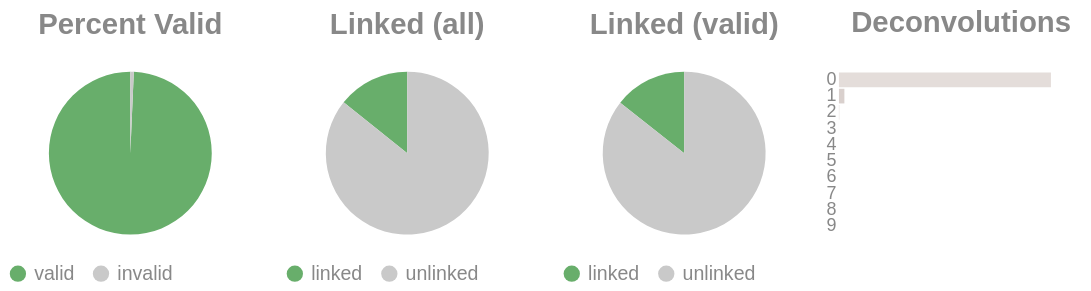

Notebook code for this chart:
### Code cell
if SKIPLR:
    pass
else:
    clash = Counter()
    for i in valids['molecule'].to_list():
        _mol = i.split("-")
        if len(_mol) == 1:
            clash.update('0')
        else:
            clash.update(_mol[-1])

    _d = {"deconvolutions": [], 'count': []}
    for k,v in clash.items():
        _d['deconvolutions'].append(k)
        _d['count'].append(v)

    tot_valid = valids['reads'].sum()
    mask = valids['reads'] >= 2
    n_linked_reads = valids.filter(mask)['reads'].sum()
    if n_linked_reads == 0:
        print_html("No linked molecules (>=2 reads) were detected; skipping linked-only distributions.")
        SKIPLR = True
    else:
        perc_valid = round(tot_valid / n_reads, 4)
        linked_perc_abs = round(n_linked_reads / n_reads, 4)
        linked_perc = round(n_linked_reads / tot_valid, 4)

    _valid = pl.DataFrame({"valids": ['valid', 'invalid'], "count": [tot_valid, n_reads - tot_valid]})
    _linked_abs = pl.DataFrame({"linked (absolute)": ['linked', 'unlinked'], "count": [n_linked_reads, n_reads - n_linked_reads]})
    _linked_rel = pl.DataFrame({"linked (valids)": ['linked', 'unlinked'], "count": [n_linked_reads, tot_valid - n_linked_reads]})

    (
        alt.hconcat(
            piechart(_valid, goodval = 'valid', title = "Percent Valid"),
            piechart(_linked_abs, goodval = "linked", title =  "Linked (all)"),
            piechart(_linked_rel, goodval = "linked", title =  "Linked (valid)"),
            convolutionbar(pl.DataFrame(_d), title = "Deconvolutions"),
            center = True,
            bounds = 'flush'
        )
        .resolve_scale(color='independent')
        .resolve_legend('independent')
        .properties(usermeta={'embedOptions': {"actions": False}})
    ).display()

### Figure 1 — Vega-Lite specification as saved in the notebook (floating-point values rounded to 4 significant figures)
{"width": "container", "height": 400, "config": {"title": {"anchor": "start", "dy": -15, "fontSize": 18, "color": "#888888", "subtitleColor": "#888888", "subtitleFontSize": 14}, "arc": {"fill": "#0072B2"}, "axis": {"domainColor": "#888888", "domainWidth": 0.5, "gridWidth": 0.2, "grid": false, "titleFontWeight": 400, "titleFontSize": 15, "labelFontSize": 11, "labelColor": "#888888", "tickColor": "#888888", "tickWidth": 0.2, "titleColor": "#888888"}, "axisBand": {"grid": false}, "axisX": {"grid": true, "tickSize": 10, "domainCap": "round"}, "axisY": {"domain": false, "grid": true, "tickSize": 0, "domainCap": "round"}, "background": "transparent", "header": {"labelFontSize": 15, "labelColor": "#888888", "titleFontSize": 15, "titleFontWeight": 600, "titleColor": "#888888"}, "legend": {"labelFont": "sans-serif", "labelFontSize": 12, "labelColor": "#888888", "symbolSize": 100, "symbolType": "circle", "titleFontSize": 12, "titlePadding": 10, "titleColor": "#888888", "title": null}, "range": {"category": ["#E69F00", "#56B4E9", "#009E73", "#F0E442", "#0072B2", "#D55E00", "#CC79A7", "#000000"], "diverging": ["#cfe8f3", "#a2d4ec", "#73bfe2", "#46abdb", "#1696d2", "#12719e"]}, "area": {"fill": "#0072B2", "fillOpacity": 0.7, "line": true, "strokeOpacity": 0.7}, "line": {"color": "#0072B2", "stroke": "#0072B2", "strokeWidth": 2}, "trail": {"color": "#0072B2", "stroke": "#0072B2", "strokeWidth": 0, "size": 1}, "point": {"filled": true, "fillOpacity": 1.0, "size": 95}, "text": {"color": "#888888", "fontSize": 11, "align": "right", "fontWeight": 400, "size": 11}, "bar": {"fill": "#0072B2", "stroke": null}, "view": {"stroke": null, "continuousWidth": 660, "continuousHeight": 400}}, "hconcat": [{"data": {"name": "data-a9ec7c11ed86632030e7e830991115eb"}, "mark": {"type": "arc"}, "encoding": {"color": {"field": "valids", "legend": {"orient": "bottom", "title": null}, "scale": {"domain": ["valid", "invalid"], "range": ["#68ae6b", "#C9C9C9"]}, "title": "Valids", "type": "nominal"}, "theta": {"field": "count", "type": "quantitative"}, "tooltip": [{"field": "valids", "title": "Valids", "type": "ordinal"}, {"field": "percent", "format": ".2%", "title": "Percent", "type": "quantitative"}, {"field": "count", "title": "Count", "type": "quantitative"}]}, "height": 100, "title": {"text": "Percent Valid", "align": "center", "anchor": "middle"}, "transform": [{"calculate": "datum.count / 3407179", "as": "percent"}], "width": 150}, {"data": {"name": "data-337fee8d774e24c2b7ef1132f7b46a71"}, "mark": {"type": "arc"}, "encoding": {"color": {"field": "linked (absolute)", "legend": {"orient": "bottom", "title": null}, "scale": {"domain": ["linked", "unlinked"], "range": ["#68ae6b", "#C9C9C9"]}, "title": "Linked (Absolute)", "type": "nominal"}, "theta": {"field": "count", "type": "quantitative"}, "tooltip": [{"field": "linked (absolute)", "title": "Linked (Absolute)", "type": "ordinal"}, {"field": "percent", "format": ".2%", "title": "Percent", "type": "quantitative"}, {"field": "count", "title": "Count", "type": "quantitative"}]}, "height": 100, "title": {"text": "Linked (all)", "align": "center", "anchor": "middle"}, "transform": [{"calculate": "datum.count / 3407179", "as": "percent"}], "width": 150}, {"data": {"name": "data-c1f4c74f2f7a6ff221b26cf34232c791"}, "mark": {"type": "arc"}, "encoding": {"color": {"field": "linked (valids)", "legend": {"orient": "bottom", "title": null}, "scale": {"domain": ["linked", "unlinked"], "range": ["#68ae6b", "#C9C9C9"]}, "title": "Linked (Valids)", "type": "nominal"}, "theta": {"field": "count", "type": "quantitative"}, "tooltip": [{"field": "linked (valids)", "title": "Linked (Valids)", "type": "ordinal"}, {"field": "percent", "format": ".2%", "title": "Percent", "type": "quantitative"}, {"field": "count", "title": "Count", "type": "quantitative"}]}, "height": 100, "title": {"text": "Linked (valid)", "align": "center", "anchor": "middle"}, "transform": [{"calculate": "datum.count / 3383816", "as": "percent"}], "width": 150}, {"data": {"name": "data-c20c94f378aae7af00fcd8f364046415"}, "mark": {"type": "bar"}, "encoding": {"color": {"field": "deconvolutions", "legend": null, "scale": {"scheme": "lightgreyred"}, "type": "nominal"}, "tooltip": [{"field": "deconvolutions", "title": "Deconvolutions", "type": "ordinal"}, {"field": "percent", "format": ".2%", "title": "Percent", "type": "quantitative"}, {"field": "count", "title": "Count", "type": "quantitative"}], "x": {"axis": null, "field": "count", "type": "quantitative"}, "y": {"field": "deconvolutions", "sort": "ascending", "title": null, "type": "nominal"}}, "height": 100, "title": {"text": "Deconvolutions", "align": "center", "anchor": "middle"}, "transform": [{"calculate": "datum.count / 3118781", "as": "percent"}], "width": 150}], "bounds": "flush", "center": true, "resolve": {"legend": {"angle": "independent"}, "scale": {"color": "independent"}}, "usermeta": {"embedOptions": {"actions": false}}, "$schema": "https://vega.github.io/schema/vega-lite/v6.1.0.json", "datasets": {"data-a9ec7c11ed86632030e7e830991115eb": [{"valids": "valid", "count": 3383816}, {"valids": "invalid", "count": 23363}], "data-337fee8d774e24c2b7ef1132f7b46a71": [{"linked (absolute)": "linked", "count": 486384}, {"linked (absolute)": "unlinked", "count": 2920795}], "data-c1f4c74f2f7a6ff221b26cf34232c791": [{"linked (valids)": "linked", "count": 486384}, {"linked (valids)": "unlinked", "count": 2897432}], "data-c20c94f378aae7af00fcd8f364046415": [{"deconvolutions": "0", "count": 3036546}, {"deconvolutions": "1", "count": 78106}, {"deconvolutions": "2", "count": 3840}, {"deconvolutions": "3", "count": 240}, {"deconvolutions": "4", "count": 34}, {"deconvolutions": "5", "count": 10}, {"deconvolutions": "6", "count": 2}, {"deconvolutions": "7", "count": 1}, {"deconvolutions": "8", "count": 1}, {"deconvolutions": "9", "count": 1}]}}
